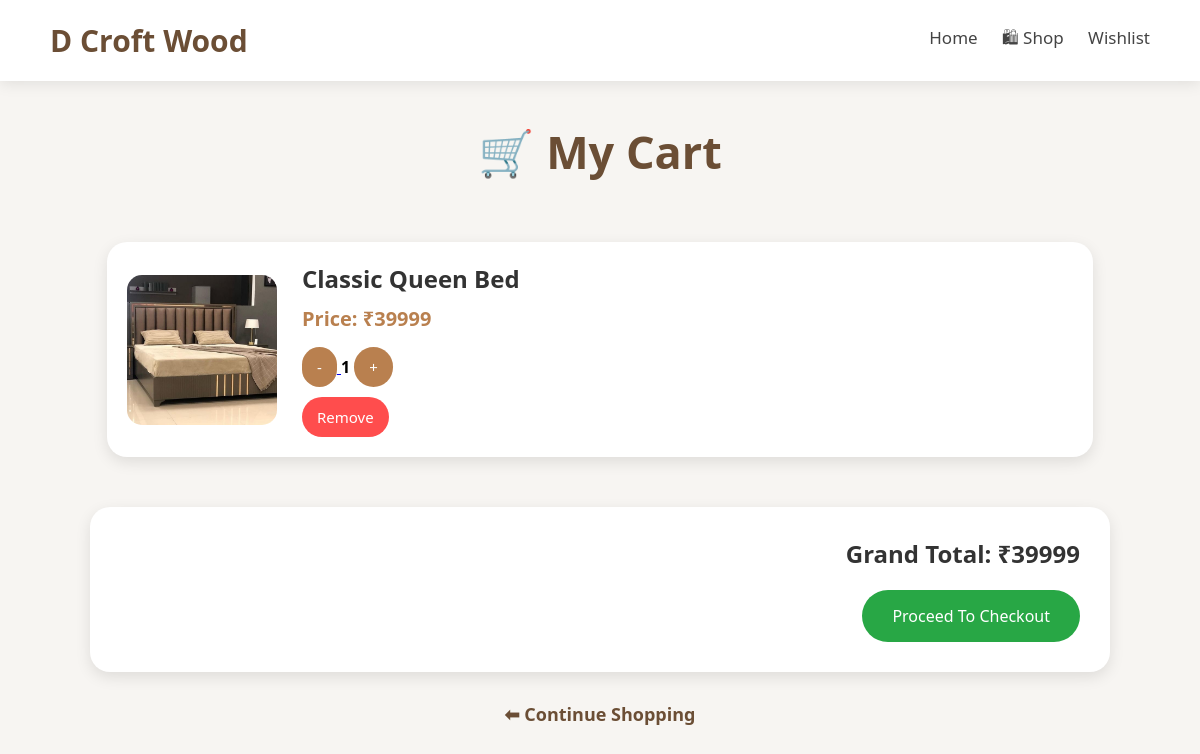
Before: /cart/ with the older database file.
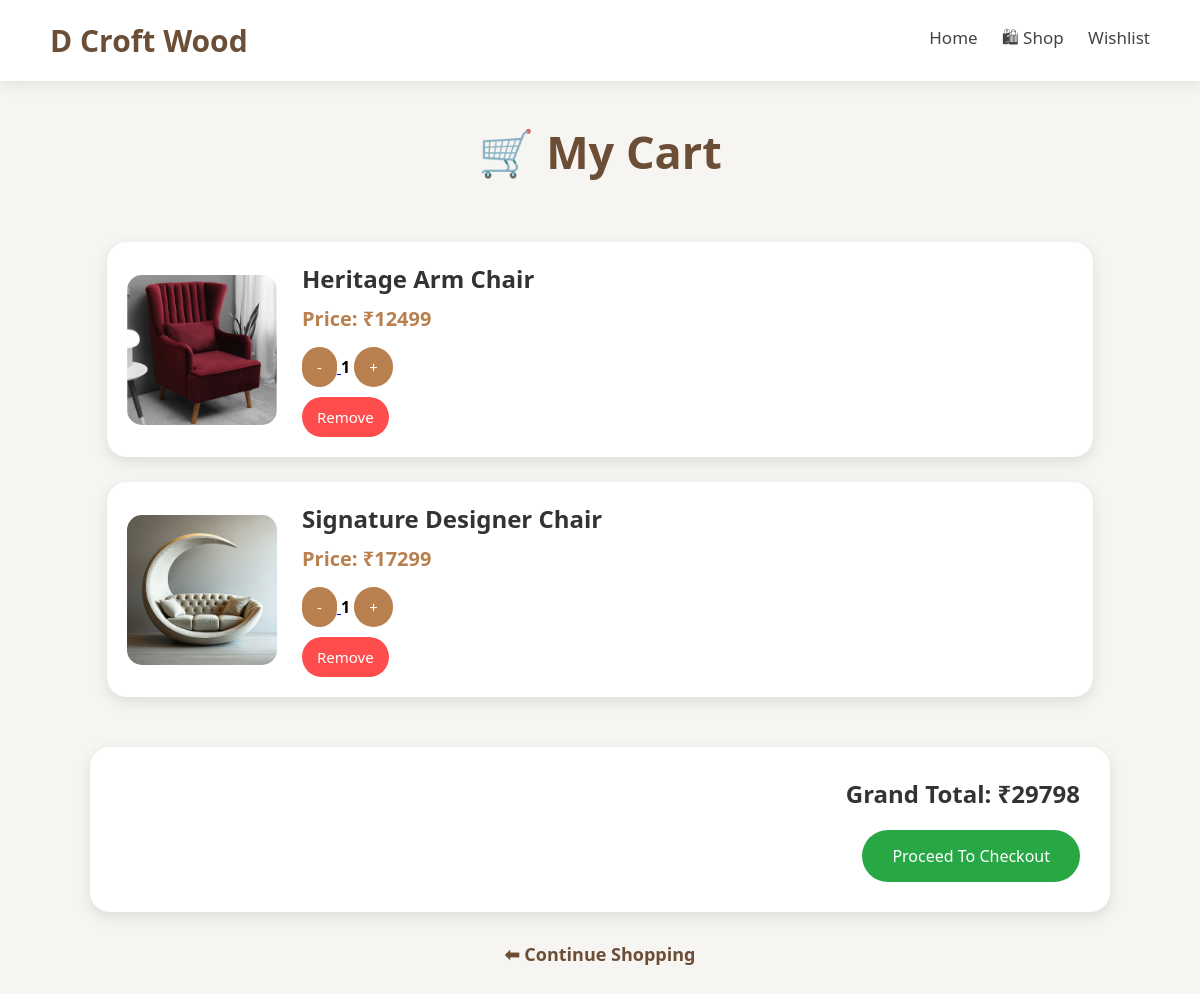
After: the same page with the newer database file.
### store/models.py (models this page shows, shortened)
class Cart(models.Model):
    product = models.ForeignKey(
        Product,
        on_delete=models.CASCADE
    )
    quantity = models.IntegerField(
        default=1
    )

class Product(models.Model):
    name = models.CharField(
        max_length=100
    )
    price = models.IntegerField()
    description = models.TextField()
    image = models.ImageField(
        upload_to='products/'
    )
    category = models.CharField(
        max_length=50,
        default="Furniture"
    )
    material = models.CharField(
        max_length=100,
        default="Wood"
    )
    dimensions = models.CharField(
        max_length=100,
        default="Standard Size"
    )

### store/views.py (the view)
# urls.py: path('cart/', views.cart, name='cart'),
def cart(request):
    items=Cart.objects.all()
    total=0
    for item in items:
        total+=(
            item.product.price*
            item.quantity
        )
    return render(
        request,
        'cart.html',
        {
            'items':items,
            'total':total
        }
    )

### store/templates/cart.html (shortened to what this page needs)
<!DOCTYPE html>
<html>
<head>
</head>
<body>
<header class="header">
<div class="logo">
<a href="/">
D Croft Wood
</a>
</div>
<div class="nav-links">
<a href="{% url 'home' %}">
 Home
</a>
<a href="{% url 'shop' %}">
🛍 Shop
</a>
<a href="{% url 'wishlist' %}">
    Wishlist
</a>
</div>
</header>
<div class="heading">
<h1>
🛒 My Cart
</h1>
</div>
<div class="cart-container">
{% for item in items %}
<div class="cart-card">
<img src="{{ item.product.image.url }}">
<div class="details">
<h2>
{{ item.product.name }}
</h2>
<p class="price">
Price: ₹{{ item.product.price }}
</p>
<p>
<a href="{% url 'decrease' item.id %}">
<button class="qty-btn">
-
</button>
</a>
<strong>
{{ item.quantity }}
</strong>
<a href="{% url 'increase' item.id %}">
<button class="qty-btn">
+
</button>
</a>
</p>
<a href="{% url 'remove_from_cart' item.id %}">
<button class="remove-btn">
Remove
</button>
</a>
</div>
</div>
{% endfor %}
</div>
<div class="total-box">
<h2>
Grand Total: ₹{{ total }}
</h2>
<a href="{% url 'checkout' %}">
<button class="checkout-btn">
Proceed To Checkout
</button>
</a>
</div>
<a class="back" href="/">
⬅ Continue Shopping
</a>
</body>
</html>

### store/templates/cart.html (style rules this page uses)
* { margin:0; padding:0; box-sizing:border-box; font-family:'Segoe UI',sans-serif; }
body { background:#f7f5f2; }
.header { background:white; padding:20px 50px; display:flex; justify-content:space-between; align-items:center; box-shadow:0 2px 15px rgba(0,0,0,.1); }
.logo a { text-decoration:none; font-size:30px; font-weight:bold; color:#6b4e35; }
.nav-links a { text-decoration:none; margin-left:20px; font-size:17px; font-weight:500; color:#444; }
.heading { text-align:center; padding:40px; }
.heading h1 { font-size:45px; color:#6b4e35; }
.cart-container { display:flex; flex-direction:column; gap:25px; padding:20px; }
.cart-card { width:85%; margin:auto; background:white; padding:20px; border-radius:20px; display:flex; align-items:center; box-shadow: 0px 5px 15px rgba(0,0,0,.1); transition:.4s; }
.cart-card img { width:150px; height:150px; object-fit:cover; border-radius:15px; margin-right:25px; }
.details { flex:1; }
.details h2 { margin-bottom:10px; color:#333; }
.price { font-size:20px; font-weight:bold; color:#b9804f; margin-bottom:15px; }
button { padding:10px 15px; border:none; border-radius:30px; cursor:pointer; font-size:15px; }
.qty-btn { background:#b9804f; color:white; }
.remove-btn { background:#ff4d4d; color:white; margin-top:10px; }
.total-box { width:85%; margin:auto; margin-top:30px; background:white; padding:30px; border-radius:20px; box-shadow: 0px 5px 15px rgba(0,0,0,.1); text-align:right; }
.total-box h2 { margin-bottom:20px; color:#333; }
.checkout-btn { padding:15px 30px; background:#28a745; color:white; border:none; border-radius:30px; font-size:16px; }
.back { display:block; text-align:center; margin:30px; text-decoration:none; font-size:18px; color:#6b4e35; font-weight:bold; }

Changed rows visible on the page:
removed Cart: product.image (picture), product.name "Classic Queen Bed", product.price "39999", quantity "1"
added Cart: product.image (picture), product.name "Heritage Arm Chair", product.price "12499", quantity "1"
added Cart: product.image (picture), product.name "Signature Designer Chair", product.price "17299", quantity "1"
Other visible differences:
{{ total }}: "39999" → "29798"
